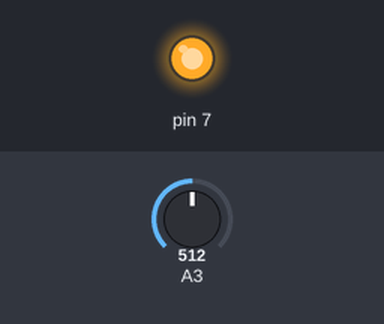
The sketch below on a simulated Arduino Uno, built with avr-gcc and run on an emulated ATmega328P. Parts: output pins drawn as LEDs (lit = HIGH). The test bench sets the inputs (shaded band); at power-on: A3 = 512.

Above: at 1.2 s.
1.3 s: A3 set to 10
2.8 s: A3 set to 7
At 3.7 s:
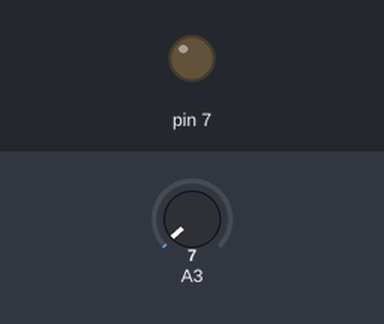
4.3 s: A3 set to 122
At 5.0 s:
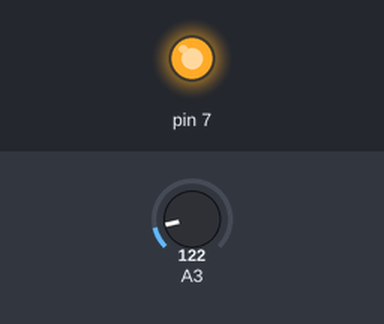
5.8 s: A3 set to 0
At 6.3 s:
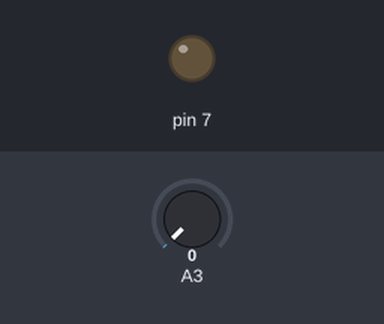
Timing chart, 0 to 8.3 s (numbered marks = the images above; inputs shaded):
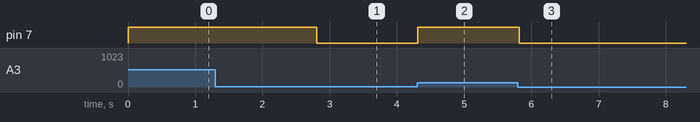

Measured:
- the behaviour switches between 9 and 8 on A3 (found by bisection; images 0 and 1)
- after the input at 1.3 s, every drawn part: stays the same
- after the input at 2.8 s, pin 7: HIGH → LOW at once
- after the input at 4.3 s, pin 7: LOW → HIGH at once
- after the input at 5.8 s, pin 7: HIGH → LOW at once

The sketch:

sketch.ino
```cpp
bool cool=false;
void setup(){pinMode(7,OUTPUT);}
void loop(){
  float c=analogRead(A3)*(5.0/1023.0)*100.0;
  if(c>=8) cool=true;
  else if(c<=4) cool=false;
  digitalWrite(7,cool); delay(50);
}
```
